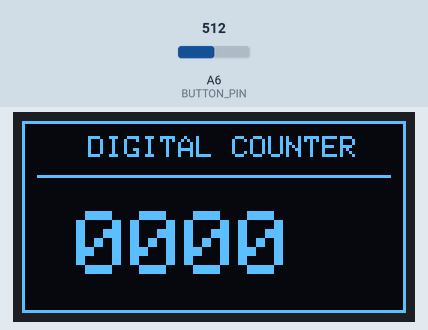
A sketch run on a simulated Arduino Nano, built with avr-gcc and run on an emulated ATmega328P. Shown: 128×64 one-colour display. Inputs (shaded band) come from the test bench; at power-on: A6 (BUTTON_PIN) = 512. What the sketch prints to the serial monitor is not drawn.

Above: at 0.1 s.

The sketch:

Project_31.ino
```cpp
/*
==========================================
Project-31 : Digital Counter
==========================================

UP      = 845–865 (Actual: 853-855)
DOWN    = 780–800 (Actual: 789-790)
BACK    = 725–745 (Actual: 733-734)
SELECT  = 920–945 (Actual: 931-932)

OLED  : A4(SDA), A5(SCL)
Button: A6
==========================================
*/

#include <Wire.h>
#include <Adafruit_GFX.h>
#include <Adafruit_SSD1306.h>

#define SCREEN_WIDTH 128
#define SCREEN_HEIGHT 64

#define BUTTON_PIN A6

Adafruit_SSD1306 display(SCREEN_WIDTH, SCREEN_HEIGHT, &Wire, -1);

int counter = 0;
int lastButton = 0;

//----------------------------------
int getButton()
//----------------------------------
{
  long sum = 0;

  for(int i = 0; i < 5; i++)
  {
    sum += analogRead(BUTTON_PIN);
    delay(2);
  }

  int value = sum / 5;

  // UP (853 - 855)
  if(value >= 845 && value <= 865)
    return 1;

  // DOWN (789 - 790)
  if(value >= 780 && value <= 800)
    return 2;

  // BACK (733 - 734)
  if(value >= 725 && value <= 745)
    return 3;

  // SELECT (931 - 932)
  if(value >= 920 && value <= 945)
    return 4;

  return 0;
}

void setup()
{
  Serial.begin(9600);

  if(!display.begin(SSD1306_SWITCHCAPVCC,0x3C))
  {
    while(1);
  }

  display.clearDisplay();
  display.setTextColor(SSD1306_WHITE);
}

void loop()
{
  int button = getButton();

  if(button != 0 && lastButton == 0)
  {
    switch(button)
    {
      case 1:   // UP -> Increment
        counter++;
        if(counter > 9999)
          counter = 9999;
        break;

      case 2:   // DOWN -> Decrement
        if(counter > 0)
          counter--;
        break;

      case 4:   // SELECT -> Reset
        counter = 0;
        break;
    }
  }

  lastButton = button;

  Serial.print("Counter : ");
  Serial.println(counter);

  display.clearDisplay();

  display.drawRect(0,0,128,64,SSD1306_WHITE);

  display.setTextSize(1);
  display.setCursor(22,5);
  display.println("DIGITAL COUNTER");

  display.drawLine(5,18,122,18,SSD1306_WHITE);

  display.setTextSize(3);

  char buf[5];
  sprintf(buf,"%04d",counter);

  display.setCursor(18,30);
  display.print(buf);

  display.display();

  delay(30);
}
```
